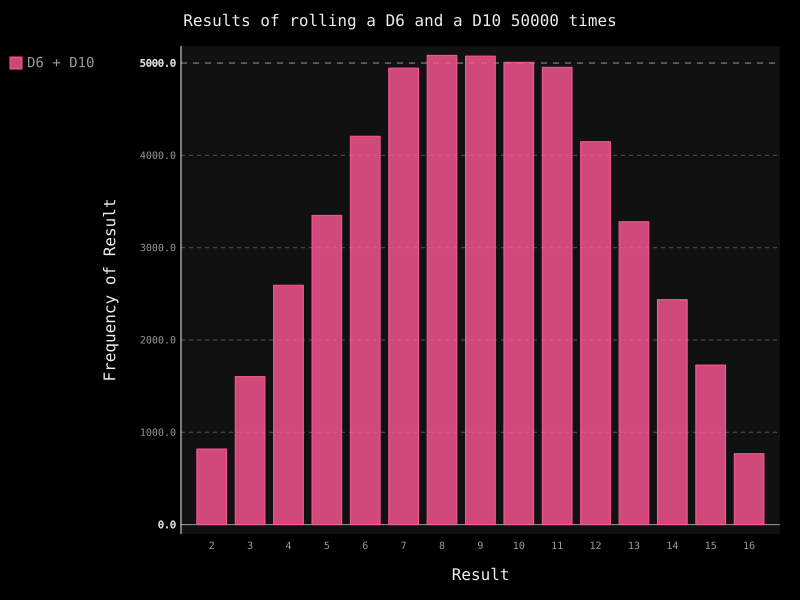

The script that drew this image:
import pygal
from die import Die

#创建一个D6和一个D10
die_1 = Die()
die_2 = Die(10)

#掷几次骰子，并将结果存储在一个列表中
results = []
for role_num in range(50000):
    result = die_1.roll() + die_2.roll()
    results.append(result)

#分析结果
frequencies = []
max_result = die_1.num_sides + die_2.num_sides
for value in range(2, max_result + 1):
    frequency = results.count(value)
    frequencies.append(frequency)

# print(frequencies)

# 对结果进行可视化
hist = pygal.Bar()

hist.title = "Results of rolling a D6 and a D10 50000 times"
hist.x_labels = ['2','3','4','5','6','7','8','9','10','11','12','13','14','15','16']
hist.x_title = "Result"
hist.y_title = "Frequency of Result"

hist.add('D6 + D10', frequencies)
hist.render_to_file('die_visual.svg')
